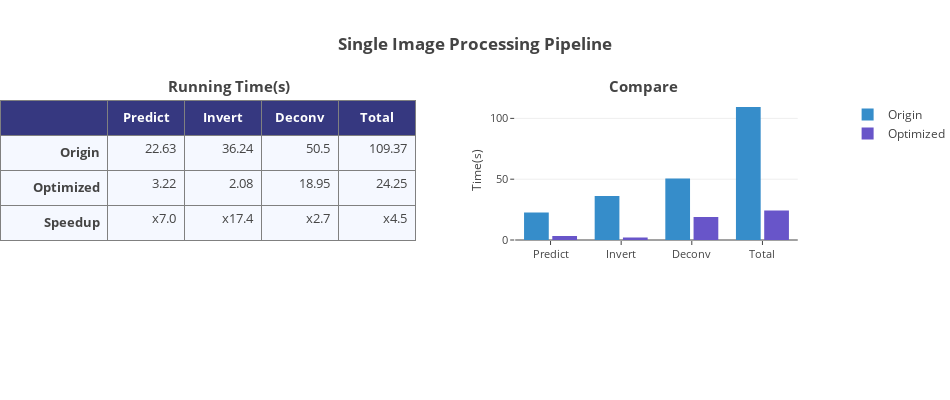
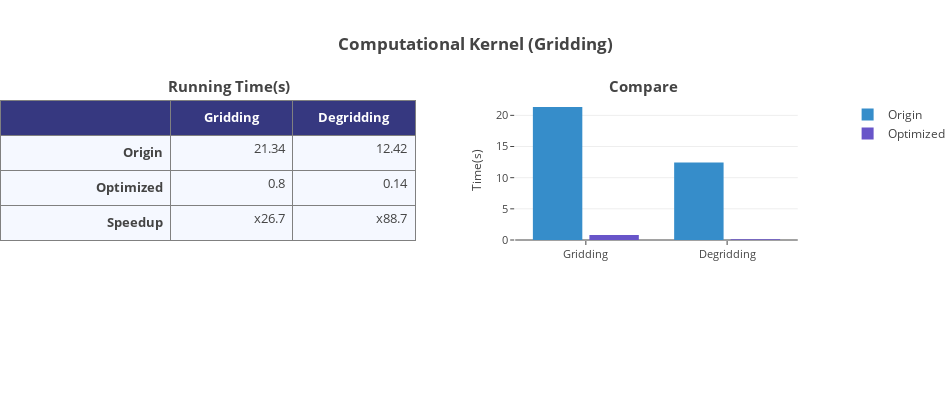
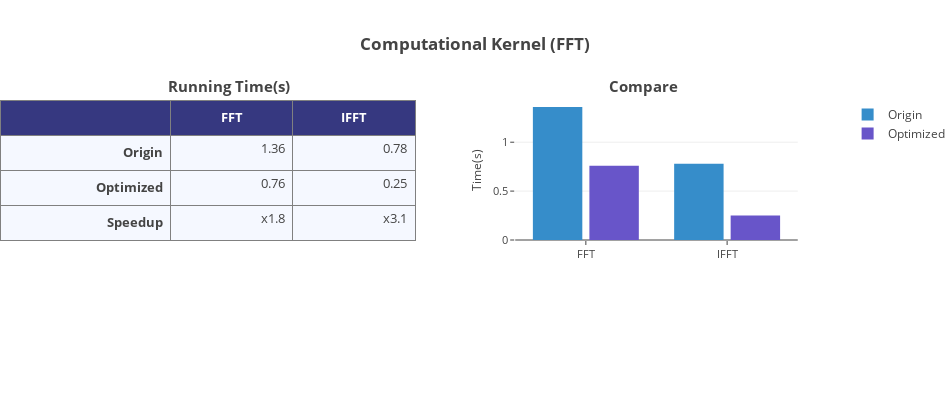

The notebook cell saved with these charts, in order:
### Code cell
# Single Image Processing Pipeline
origin = add_arr_sum([time_pred0, time_inv0, time_deconv0])
optimized = add_arr_sum([time_pred1, time_inv1, time_deconv1])
columns = ['Predict', 'Invert', 'Deconv', 'Total']
fig_title = 'Single Image Processing Pipeline'
show(origin, optimized, columns, fig_title)


# Computational Kernel
origin = np.around([time_grid0, time_degrid0], decimals=2)
optimized = np.around([time_grid1, time_degrid1], decimals=2)
columns = ['Gridding', 'Degridding']
fig_title = 'Computational Kernel (Gridding)'
show(origin, optimized, columns, fig_title)

origin = np.around([time_fft0, time_ifft0], decimals=2)
optimized = np.around([time_fft1, time_ifft1], decimals=2)
columns = ['FFT', 'IFFT']
fig_title = 'Computational Kernel (FFT)'
show(origin, optimized, columns, fig_title)

### Figure 1 — Plotly figure (JSON) as saved in the notebook; plotly's stock layout.template omitted (floating-point values rounded to 4 significant figures)
{"data": [{"cells": {"align": ["right"], "fill": {"color": "#F5F8FF"}, "font": {"size": 13}, "height": 35, "values": [["<b>Origin", "<b>Optimized", "<b>Speedup"], ["22.63", "3.22", "x7.0"], ["36.24", "2.08", "x17.4"], ["50.5", "18.95", "x2.7"], ["109.37", "24.25", "x4.5"]]}, "columnwidth": [1.4, 1, 1, 1, 1], "domain": {"x": [0, 0.5], "y": [0, 1]}, "header": {"align": ["center"], "fill": {"color": "rgb(54,56,128)"}, "font": {"color": "white", "size": 13}, "height": 35, "values": ["", "<b>Predict", "<b>Invert", "<b>Deconv", "<b>Total"]}, "type": "table"}, {"marker": {"color": "rgb(54,141,202)"}, "name": "Origin", "type": "bar", "width": 0.35, "x": ["Predict", "Invert", "Deconv", "Total"], "y": ["22.63", "36.24", "50.5", "109.37"]}, {"marker": {"color": "rgb(104,85,201)"}, "name": "Optimized", "type": "bar", "width": 0.35, "x": ["Predict", "Invert", "Deconv", "Total"], "y": ["3.22", "2.08", "18.95", "24.25"]}], "layout": {"annotations": [{"font": {"size": 15}, "showarrow": false, "text": "<b>Running Time(s)", "x": 0.2, "xanchor": "left", "xref": "paper", "y": 1.01, "yanchor": "bottom", "yref": "paper"}, {"font": {"size": 15}, "showarrow": false, "text": "<b>Compare", "x": 0.73, "xanchor": "left", "xref": "paper", "y": 1.01, "yanchor": "bottom", "yref": "paper"}], "autosize": false, "height": 400, "margin": {"b": 100, "l": 0, "r": 0, "t": 100}, "title": "<b>Single Image Processing Pipeline", "width": 950, "xaxis": {"domain": [0.62, 0.96], "mirror": false, "showline": false, "tickfont": {"size": 11}, "ticklen": 4, "zeroline": true}, "yaxis": {"domain": [0.3, 1], "mirror": false, "showline": false, "tickfont": {"size": 11}, "ticklen": 4, "title": "Time(s)", "titlefont": {"size": 12}, "zeroline": true}}}

### Figure 2 — Plotly figure (JSON) as saved in the notebook; plotly's stock layout.template omitted (floating-point values rounded to 4 significant figures)
{"data": [{"cells": {"align": ["right"], "fill": {"color": "#F5F8FF"}, "font": {"size": 13}, "height": 35, "values": [["<b>Origin", "<b>Optimized", "<b>Speedup"], ["21.34", "0.8", "x26.7"], ["12.42", "0.14", "x88.7"]]}, "columnwidth": [1.4, 1, 1], "domain": {"x": [0, 0.5], "y": [0, 1]}, "header": {"align": ["center"], "fill": {"color": "rgb(54,56,128)"}, "font": {"color": "white", "size": 13}, "height": 35, "values": ["", "<b>Gridding", "<b>Degridding"]}, "type": "table"}, {"marker": {"color": "rgb(54,141,202)"}, "name": "Origin", "type": "bar", "width": 0.35, "x": ["Gridding", "Degridding"], "y": ["21.34", "12.42"]}, {"marker": {"color": "rgb(104,85,201)"}, "name": "Optimized", "type": "bar", "width": 0.35, "x": ["Gridding", "Degridding"], "y": ["0.8", "0.14"]}], "layout": {"annotations": [{"font": {"size": 15}, "showarrow": false, "text": "<b>Running Time(s)", "x": 0.2, "xanchor": "left", "xref": "paper", "y": 1.01, "yanchor": "bottom", "yref": "paper"}, {"font": {"size": 15}, "showarrow": false, "text": "<b>Compare", "x": 0.73, "xanchor": "left", "xref": "paper", "y": 1.01, "yanchor": "bottom", "yref": "paper"}], "autosize": false, "height": 400, "margin": {"b": 100, "l": 0, "r": 0, "t": 100}, "title": "<b>Computational Kernel (Gridding)", "width": 950, "xaxis": {"domain": [0.62, 0.96], "mirror": false, "showline": false, "tickfont": {"size": 11}, "ticklen": 4, "zeroline": true}, "yaxis": {"domain": [0.3, 1], "mirror": false, "showline": false, "tickfont": {"size": 11}, "ticklen": 4, "title": "Time(s)", "titlefont": {"size": 12}, "zeroline": true}}}

### Figure 3 — Plotly figure (JSON) as saved in the notebook; plotly's stock layout.template omitted (floating-point values rounded to 4 significant figures)
{"data": [{"cells": {"align": ["right"], "fill": {"color": "#F5F8FF"}, "font": {"size": 13}, "height": 35, "values": [["<b>Origin", "<b>Optimized", "<b>Speedup"], ["1.36", "0.76", "x1.8"], ["0.78", "0.25", "x3.1"]]}, "columnwidth": [1.4, 1, 1], "domain": {"x": [0, 0.5], "y": [0, 1]}, "header": {"align": ["center"], "fill": {"color": "rgb(54,56,128)"}, "font": {"color": "white", "size": 13}, "height": 35, "values": ["", "<b>FFT", "<b>IFFT"]}, "type": "table"}, {"marker": {"color": "rgb(54,141,202)"}, "name": "Origin", "type": "bar", "width": 0.35, "x": ["FFT", "IFFT"], "y": ["1.36", "0.78"]}, {"marker": {"color": "rgb(104,85,201)"}, "name": "Optimized", "type": "bar", "width": 0.35, "x": ["FFT", "IFFT"], "y": ["0.76", "0.25"]}], "layout": {"annotations": [{"font": {"size": 15}, "showarrow": false, "text": "<b>Running Time(s)", "x": 0.2, "xanchor": "left", "xref": "paper", "y": 1.01, "yanchor": "bottom", "yref": "paper"}, {"font": {"size": 15}, "showarrow": false, "text": "<b>Compare", "x": 0.73, "xanchor": "left", "xref": "paper", "y": 1.01, "yanchor": "bottom", "yref": "paper"}], "autosize": false, "height": 400, "margin": {"b": 100, "l": 0, "r": 0, "t": 100}, "title": "<b>Computational Kernel (FFT)", "width": 950, "xaxis": {"domain": [0.62, 0.96], "mirror": false, "showline": false, "tickfont": {"size": 11}, "ticklen": 4, "zeroline": true}, "yaxis": {"domain": [0.3, 1], "mirror": false, "showline": false, "tickfont": {"size": 11}, "ticklen": 4, "title": "Time(s)", "titlefont": {"size": 12}, "zeroline": true}}}
